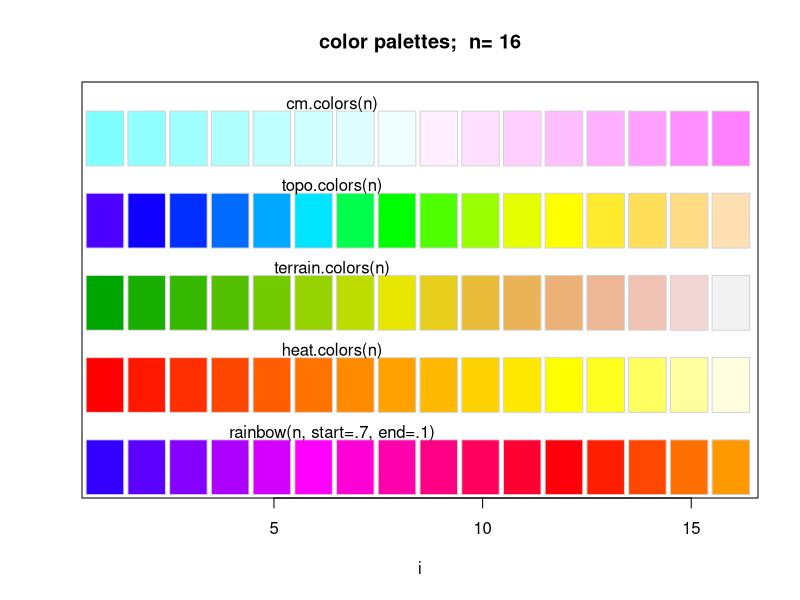

Here is the R script that generated this plot:
##---------------------------------------------------------------------------------##
##   Script for R / Data Mining Boot Camp          				   ##
##                                                 				   ##
##      David Weisman                              				   ##
##      Weisman@Computer.Org                       				   ##
##                                                 				   ##
##      Boston, 2012                               				   ##
##                                                 				   ##
##   This file is provided "as is" without warranty of any kind, either		   ##
##   expressed or implied, including limitation warranties of merchantability,	   ##
##   fitness for a particular purpose, and noninfringement.			   ##
##                                                 				   ##
##   In no event shall the authors or copyright holders be liable for any claim,   ##
##   damages or other liability, whether in an action of contract, tort or	   ##
##   otherwise, arising from, out of or in connection with the software or the	   ##
##   use or other dealings in the software.					   ##
##---------------------------------------------------------------------------------##


## from help(topo.colors)

require(graphics)
# A Color Wheel

##------ Some palettes ------------
demo.pal <-
  function(n, border = if (n<32) "light gray" else NA,
           main = paste("color palettes;  n=",n),
           ch.col = c("rainbow(n, start=.7, end=.1)", "heat.colors(n)",
                      "terrain.colors(n)", "topo.colors(n)",
                      "cm.colors(n)"))
{
    nt <- length(ch.col)
    i <- 1:n; j <- n / nt; d <- j/6; dy <- 2*d
    plot(i,i+d, type="n", yaxt="n", ylab="", main=main)
    for (k in 1:nt) {
        rect(i-.5, (k-1)*j+ dy, i+.4, k*j,
             col = eval(parse(text=ch.col[k])), border = border)
        text(2*j,  k * j +dy/4, ch.col[k])
    }
}
n <- if(.Device == "postscript") 64 else 16
     # Since for screen, larger n may give color allocation problem

demo.pal(n)
     

